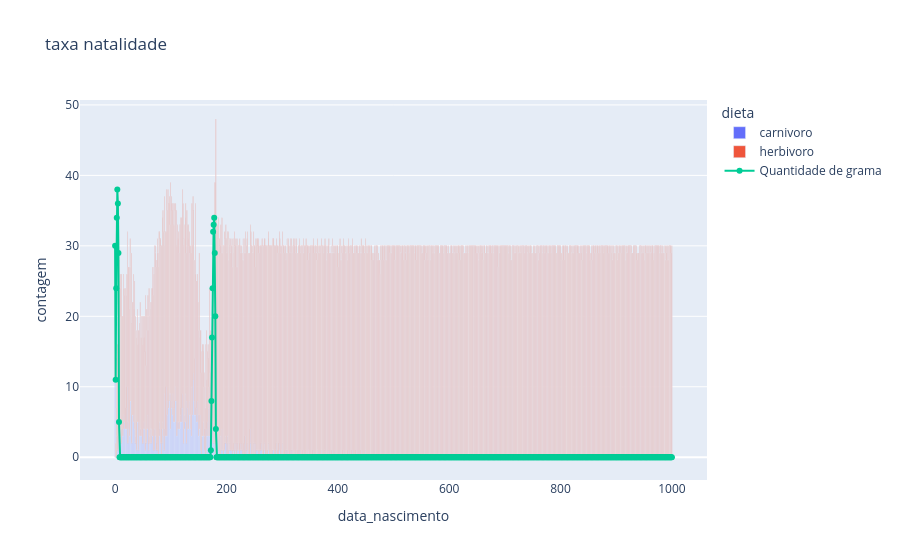

Source (notebook cell):
### Code cell
def natalidade(df_bichos,df_grama):
    groupby_nascimento = df_bichos.groupby(['data_nascimento', 'dieta']).agg(contagem=('dieta', 'count')).reset_index()    
    ano_maximo = groupby_nascimento['data_nascimento'].max()
    df_grama = df_grama.loc[df_grama['ano']<=ano_maximo]


    fig = px.bar(
        groupby_nascimento,
       x="data_nascimento",
       y="contagem",
        color= "dieta",
       title="taxa natalidade"
    )

    fig.add_scatter(
        x=df_grama["ano"],
        y=df_grama["quantidade_grama"],
        mode="lines+markers",
        name="Quantidade de grama"
    )

    fig.show()

    return groupby_nascimento

natalidade(df_bichos,df_grama)

### Figure 1 — Plotly figure (JSON) as saved in the notebook; plotly's stock layout.template omitted (floating-point values rounded to 4 significant figures; data arrays with more than 128 entries replaced by an {"elided": "..."} marker saying what was removed)
{"data": [{"hovertemplate": "dieta=carnivoro<br>data_nascimento=%{x}<br>contagem=%{y}<extra></extra>", "legendgroup": "carnivoro", "marker": {"color": "#636efa", "pattern": {"shape": ""}}, "name": "carnivoro", "orientation": "v", "showlegend": true, "textposition": "auto", "type": "bar", "x": {"elided": "279 int values"}, "xaxis": "x", "y": {"elided": "279 int values"}, "yaxis": "y"}, {"hovertemplate": "dieta=herbivoro<br>data_nascimento=%{x}<br>contagem=%{y}<extra></extra>", "legendgroup": "herbivoro", "marker": {"color": "#EF553B", "pattern": {"shape": ""}}, "name": "herbivoro", "orientation": "v", "showlegend": true, "textposition": "auto", "type": "bar", "x": {"elided": "1001 int values"}, "xaxis": "x", "y": {"elided": "1001 int values"}, "yaxis": "y"}, {"mode": "lines+markers", "name": "Quantidade de grama", "type": "scatter", "x": {"elided": "1001 int values"}, "y": {"elided": "1001 int values"}}], "layout": {"barmode": "relative", "legend": {"title": {"text": "dieta"}, "tracegroupgap": 0}, "title": {"text": "taxa natalidade"}, "xaxis": {"anchor": "y", "domain": [0, 1], "title": {"text": "data_nascimento"}}, "yaxis": {"anchor": "x", "domain": [0, 1], "title": {"text": "contagem"}}}}
